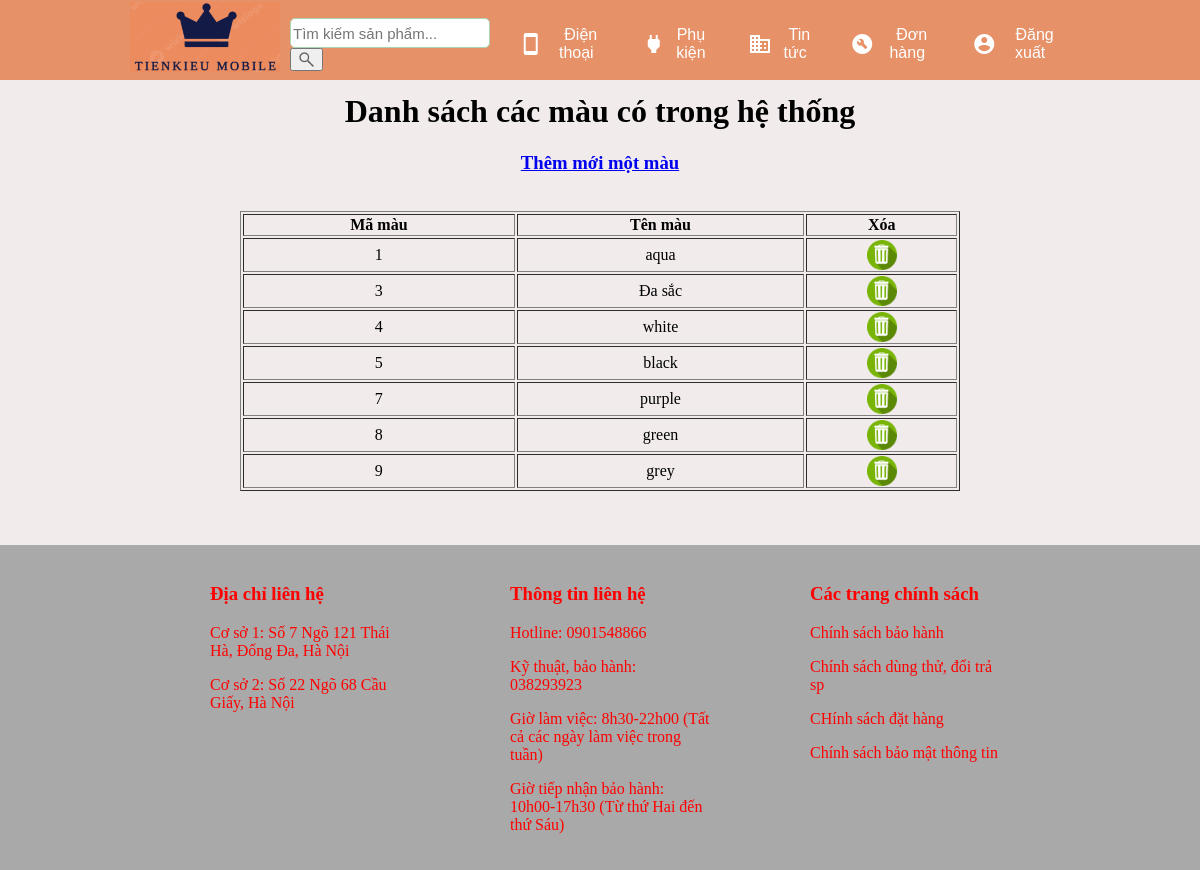
Screenshot of /Quanlymausac.php with the database file from the repository.
### tables this page shows
CREATE TABLE `mausac` (
  `Mamau` int(11) NOT NULL,
  `Tenmau` text NOT NULL
);

### Quanlymausac.php (the view, shortened to what this page needs)
<?php
    require_once 'connect.php';
?>
<html lang="vi">
<head>
    <link rel="stylesheet" href="https://cdnjs.cloudflare.com/ajax/libs/font-awesome/4.7.0/css/font-awesome.min.css">
        <link rel="stylesheet" href="css/header.css">
    <?php include 'headeradmin.php'; ?>
<main>
    <br>
    <br>
    <br>
    <br>
    <h1 align=center> Danh sách các màu có trong hệ thống </h1>
    <center><font color=red><?php echo $_SESSION["color_error"];?></center>
    <center><a href="Quanlymausac.php?action=add"> <h3>Thêm mới một màu</h3> </a></center>
    <?php
        $sql = "select * from Mausac";
        $result = $conn->query($sql) or die($conn->error);
    ?>
    <br>
    <table border=1 width=60% align=center>
        <tr>
            <th> Mã màu </th>
            <th> Tên màu</th>
            <th>Xóa</th>
        </tr>
        <?php
            if($result->num_rows>0)
            {
                while($row = $result->fetch_assoc())
                {
        ?>
                        <tr style="text-align:center">
                            <td><?php echo $row["Mamau"]?></td>
                            <td><?php echo $row["Tenmau"]?></td>
				            <td><a onclick="return confirm('Are you sure to delete?')" href="Quanlymausac.php?action=delete&Mamau=<?php echo $row["Mamau"];?>">
                                <img src="images/Xoa.jpg" width=30 alt="">
                            </a></td>
                        </tr>
                    <?php
                    }
                }
            else{
                echo "Tập dữ liệu rỗng!";
            }
        ?>
    </table>
</main>
<br>
<br>
<br>
<?php include 'footer.php'; ?>

### css/header.css (style rules this page uses)
body { background-color: rgb(241, 235, 235); margin: 0px; margin-left: 0px; }

### rows the page displays
mausac: Mamau "1", Tenmau "aqua"
mausac: Mamau "3", Tenmau "Đa sắc"
mausac: Mamau "4", Tenmau "white"
mausac: Mamau "5", Tenmau "black"
mausac: Mamau "7", Tenmau "purple"
mausac: Mamau "8", Tenmau "green"
mausac: Mamau "9", Tenmau "grey"
